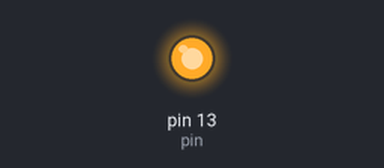
A sketch run on a simulated Arduino Uno, built with avr-gcc and run on an emulated ATmega328P. Parts: output pins drawn as LEDs (lit = HIGH).

Above: at 0.2 s.
At 11.4 s:
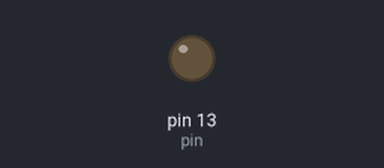
Timing chart, 0 to 16.8 s (numbered marks = the images above):
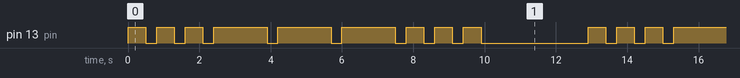

Measured:
- by itself, pin 13 (pin): repeats every 12.9 s: 2 × (LOW 0.30 s, HIGH 0.50 s), 3 × (LOW 0.30 s, HIGH 1.5 s), 3 × (LOW 0.30 s, HIGH 0.50 s), LOW 3.0 s, HIGH 0.50 s
- by itself, everything shown: repeats every 12.9 s, in 18 steps

The sketch:

sos.ino
```cpp
int shortTime = 300;
int halfTime = 500;
int longTime = 1500;
int endTime = 3000;
int pin = 13;
int countFlashes = 3;

void setup() {
  // put your setup code here, to run once:
  pinMode(pin, OUTPUT);
}

void loop() {
  // put your main code here, to run repeatedly:
  //3 short flashes
  for (int i = 0; i < countFlashes; i++) {
    digitalWrite(pin, HIGH);
    delay(halfTime);
    digitalWrite(pin, LOW);
    delay(shortTime);
  }
  //3 long flashes
  for (int j = 0; j < countFlashes; j++) {
    digitalWrite(pin, HIGH);
    delay(longTime);
    digitalWrite(pin, LOW);
    delay(shortTime);
  }
  //3 short flashes again
  for (int k = 0; k < countFlashes; k++) {
    digitalWrite(pin, HIGH);
    delay(halfTime);
    digitalWrite(pin, LOW);
    if ( k != 2) {
      delay(shortTime);
    } else {
      delay(endTime);
    }
  }
}
```
